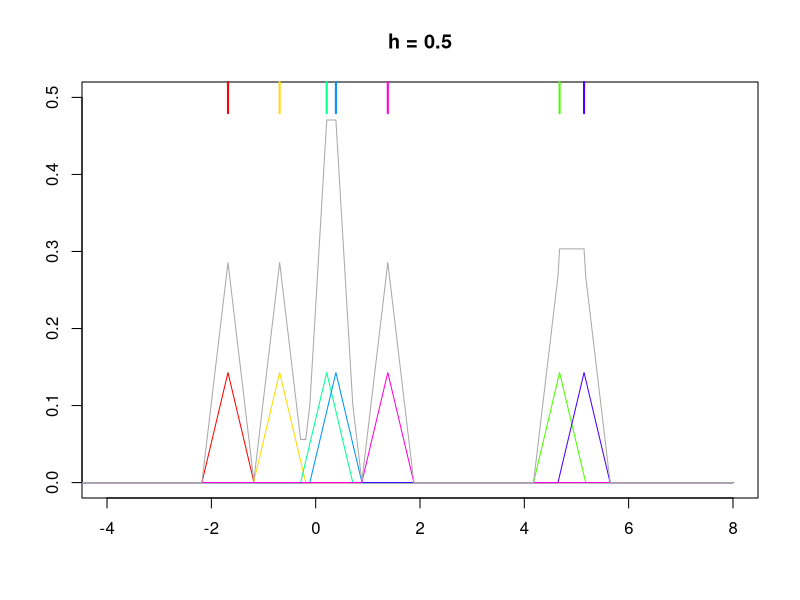
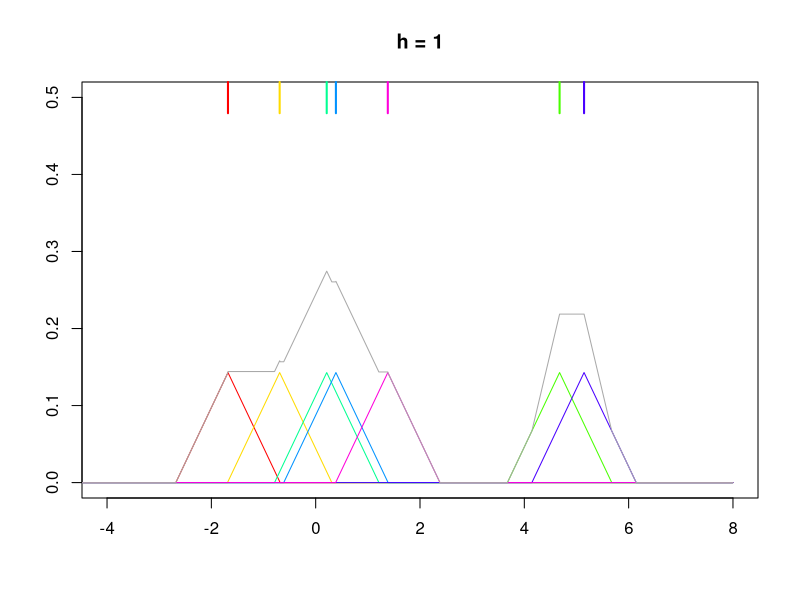
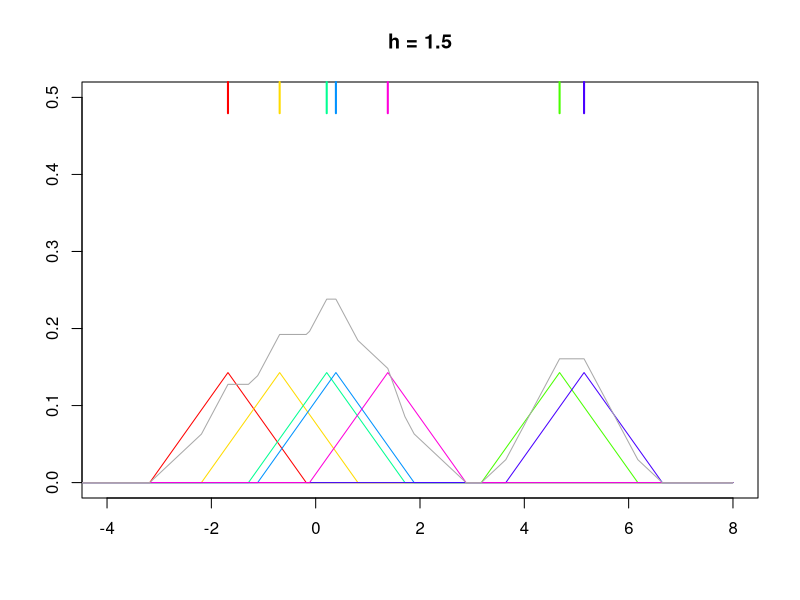
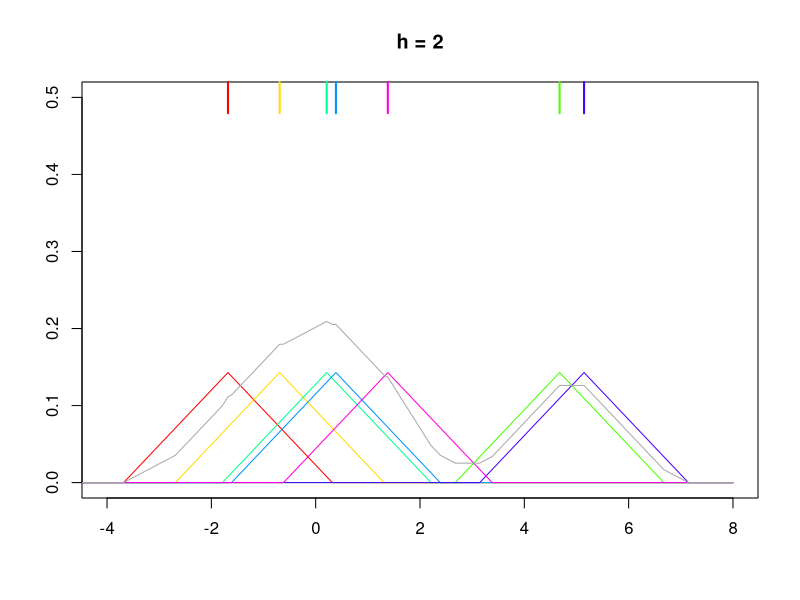

Write R code to recreate these figures, in order.
#https://stats.stackexchange.com/questions/226232/how-to-interpret-the-bandwidth-value-in-a-kernel-density-estimation/226239#226239

set.seed(123)
n <- 7
x <- rnorm(n, sd = 3)

K <- function(x) ifelse(x >= -1 & x <= 1, 1 - abs(x), 0)

kde <- function(x, data, h, K) {
  n <- length(data)
  out <- outer(x, data, function(xi,yi) K((xi-yi)/h))
  rowSums(out)/(n*h)
} 

xx = seq(-8, 8, by = 0.001)
for (h in c(0.5, 1, 1.5, 2)) {
  plot(NA, xlim = c(-4, 8), ylim = c(0, 0.5), xlab = "", ylab = "",
       main = paste0("h = ", h))
  for (i in 1:n) {
    lines(xx, K((xx-x[i])/h)/n, type = "l", col = rainbow(n)[i])
    rug(x[i], lwd = 2, col = rainbow(n)[i], side = 3, ticksize = 0.075)
  }
  lines(xx, kde(xx, x, h, K), col = "darkgray")
}